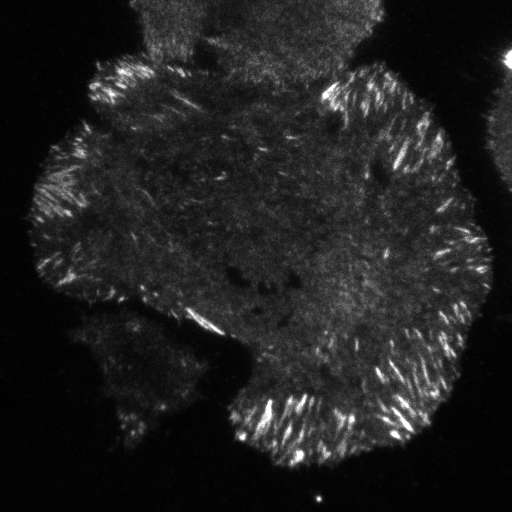
#> input picture HeLa WT 23pN vinculin n2.tif, 512 x 512 px
$ jupyter execute FA_analysis_code.ipynb
#> lines starting #> are read from the running program, lines starting #| are printed output that depends on the picture; after the words box and inside, x2 and y2 are one past the last pixel; in counts of white or black regions, pixels touching at a corner belong together
[cell 1]
import cv2
import numpy as np
import matplotlib.pyplot as plt

[cell 2]
# Set the name of the image in the directory to be read
image_name = "HeLa WT 23pN vinculin n2.tif"

img = cv2.imread(image_name)
#> img is the input picture: shape (512, 512, 3); min 0, max 255, mean 31.9

# If the image is in RGB format, we need to convert to greyscale
# We can do this by either selecting one of the image channels, or
# using opencv's convert to greyscale function

img2 = img[:, :, 1]

[cell 3]
# First step is to apply gaussian blurring
blur = cv2.bilateralFilter(img2, 9, 75, 75)

[cell 4]
# Next we will apply global thresholding based on the histogram of the data
counts, vals = np.histogram(img2, bins=range(256))
#> counts = 255 values, max 22542 at index 3, min 3 at index 246, mean 1028; vals = 256 values from 0 to 255

plt.plot(range(0, 255), counts)
plt.title('Grayscale image histogram')
plt.xlabel('Pixel intensity')
plt.ylabel('Count')
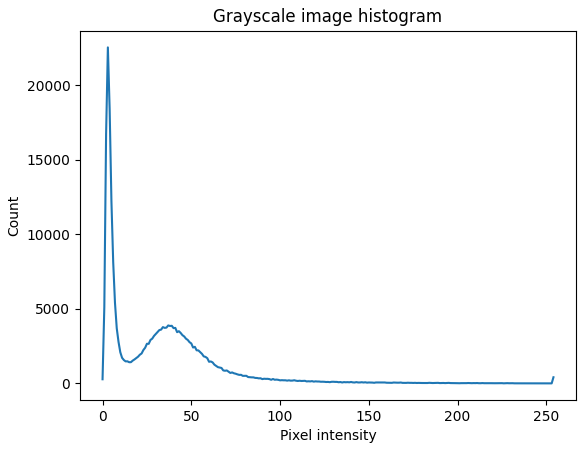
#> figure drawn by matplotlib, 1 panel; curve peaks at x = 3, y = 22542

[cell 5]
# User should input the desired intensity range the focal adhesions will be calculated on
# The range is from 0 to 255


lower_intensity = 80
upper_intensity = 255

# Applying our global threshold
__, thresh = cv2.threshold(blur, lower_intensity, upper_intensity, cv2.THRESH_BINARY)
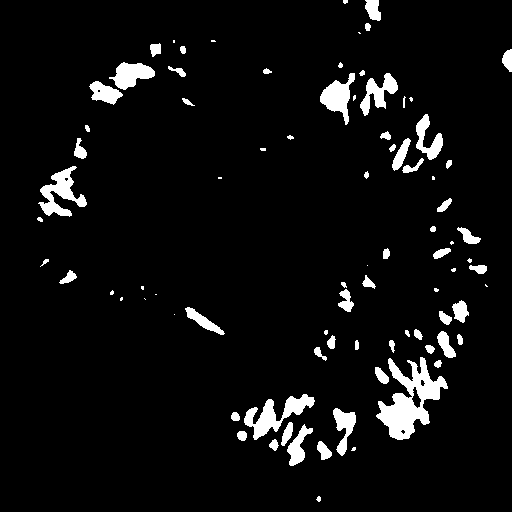
#> thresh: shape (512, 512); 5.5% white; 85 white regions (23 under 20 px), largest, box (x1, y1, x2, y2) and area: (376, 357, 448, 440) 2586, (244, 394, 315, 440) 1196, (38, 166, 87, 217) 1054

[cell 6]
# First input is image
# Second input is minval
# Third argument is maxvalue
# Fourth argument is aperture_size, aka size of
# the Sobel kernel used for finding image gradients
# aka edge detection. Default is 3
# Last argument is L2gradient which specifies the equation for finding gradient magnitude
# By default, it is false


# User should input the desired intensity range the focal adhesions will be calculated on
# The range is from 0 to 255


lower_intensity = 80
upper_intensity = 255

edges = cv2.Canny(thresh, lower_intensity, upper_intensity)
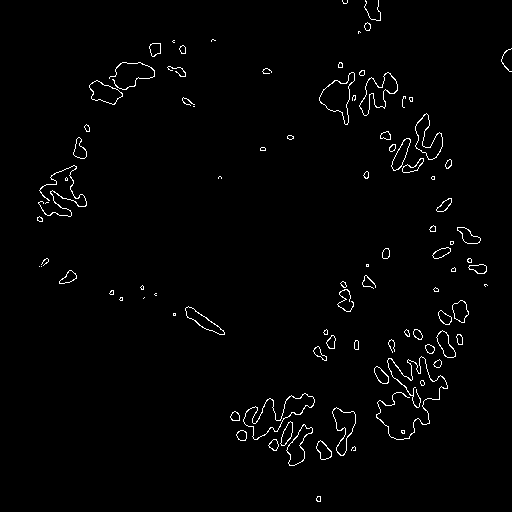
#> edges: shape (512, 512); 1.6% white in thin lines or dots

# Now we want to plot the original image and the image using the canny edge detection method

plt.subplot(121),plt.imshow(img2,cmap = 'gray')
plt.title('Original Image'), plt.xticks([]), plt.yticks([])
plt.subplot(122),plt.imshow(edges,cmap = 'gray')
plt.title('Canny Edge Image'), plt.xticks([]), plt.yticks([])
plt.show()
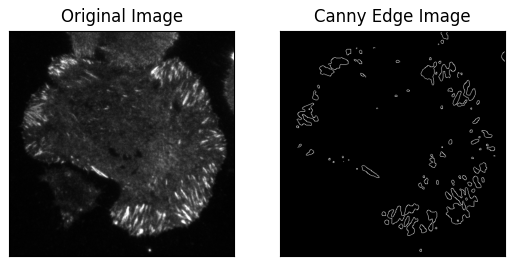
#> figure drawn by matplotlib, 2 panels

[cell 7]
# Now we want to find the contours for the focal adhesions
# cv2.findContour parameters are
# cv2.findContour(image, mode, method)
contours, hierarchy = cv2.findContours(edges, cv2.RETR_EXTERNAL, cv2.CHAIN_APPROX_SIMPLE)
#> contours = 92 contours, 45 with area under 20; largest, box (x1, y1, x2, y2) and area: (243, 393, 315, 440) 1218, (319, 72, 355, 125) 822, (359, 72, 398, 116) 696, (415, 113, 443, 160) 562, (332, 407, 356, 456) 546

[cell 8]
# Check to see how many focal adhesions are identified

objects = str(len(contours))
#> objects = '92'
len(contours)
#> Out = 92

[cell 9]
text = "Obj:" + str(objects)
#> text = 'Obj:92'
cv2.putText(edges, text, (10, 25), cv2.FONT_HERSHEY_SIMPLEX, 0.4, (240, 0, 159), 1)
#> edges: shape (512, 512); 0.04% of pixels changed, all inside (x1, y1, x2, y2) = (11, 16, 50, 29)

[cell 10]
# Create an array with the areas
# This area will be area in terms of pixel size. To get physical area
# Set the variable area to the conversion from pixels squared to area squared.

num_contours = len(contours)
#> num_contours = 92
area = np.zeros((num_contours,1))
#> area = 92 values from 0 to 0
for i in range(num_contours):
    area[i] = cv2.contourArea(contours[i])
#> after the loop, area = 92 values, max 1217.5 at index 10, min 0 at index 29, mean 98.1

area = area * 0.0256
#> area = 92 values, max 31.17 at index 10, min 0 at index 29, mean 2.51

[cell 11]
# Output the contour image to a directory
img3 = cv2.drawContours(img, contours, -1, (255, 0, 0), 1)
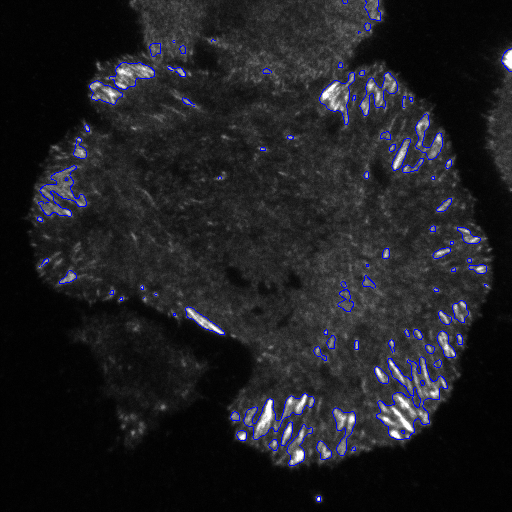
#> img3: shape (512, 512, 3); mean B, G, R 34.5, 30.7, 30.7

# Input path to where the image should be saved
contour_filename= ''

cv2.imwrite(contour_filename, img3)
#> Out = True

[cell 12]
# Output the canny edge detection image to a directory
# Input path to where the image should be saved

canny_edge_filename = ''
cv2.imwrite(canny_edge_filename, edges)
#> Out = True

$ run again, with HeLa WT 12pN vinculin n2.tif copied over HeLa WT 23pN vinculin n2.tif
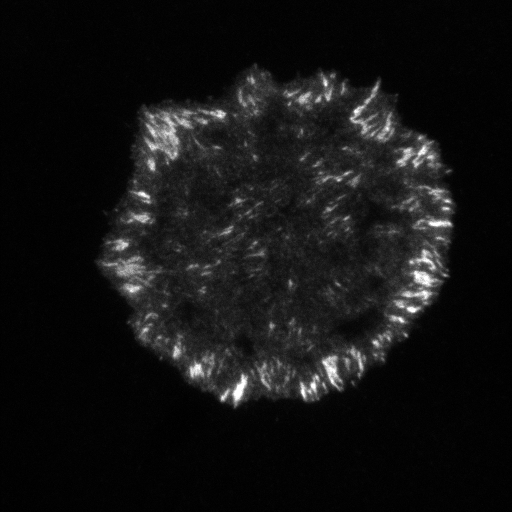
#> input picture HeLa WT 12pN vinculin n2.tif, 512 x 512 px
#> img is the input picture: shape (512, 512, 3); min 0, max 255, mean 19
#> counts = 255 values, max 49488 at index 2, min 7 at index 233, mean 1028; vals = 256 values from 0 to 255
#> `__, thresh = cv2.threshold(blur, lower_intensity, upper_intensity, cv2..`:
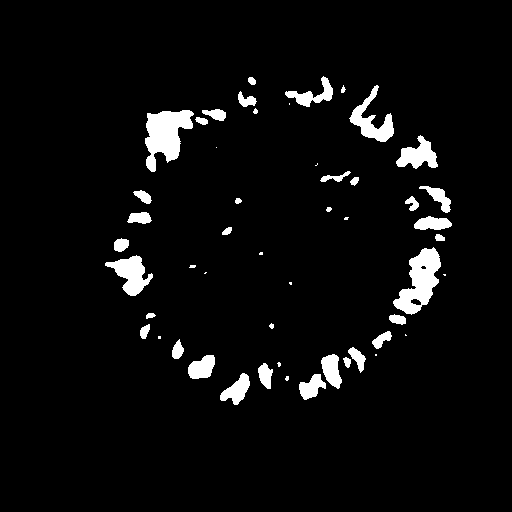
#> thresh: shape (512, 512); 4.6% white; 51 white regions (14 under 20 px), largest, box (x1, y1, x2, y2) and area: (145, 110, 194, 172) 1780, (393, 247, 441, 315) 1657, (105, 255, 153, 296) 953
#> contours = 53 contours, 22 with area under 20; largest, box (x1, y1, x2, y2) and area: (392, 247, 441, 315) 1730, (104, 255, 153, 296) 965, (395, 135, 438, 169) 767, (219, 372, 250, 405) 496, (320, 353, 342, 389) 473
#> objects = '53'
#> `len(contours)`: Out = 53
#> text = 'Obj:53'
#> num_contours = 53
#> after the loop `for i in range(num_contours):`: area = 53 values, max 1730 at index 25, min 0 at index 18, mean 159.5
#> `area = area * 0.0256`: area = 53 values, max 44.29 at index 25, min 0 at index 18, mean 4.08
#> `img3 = cv2.drawContours(img, contours, -1, (255, 0, 0), 1)`:
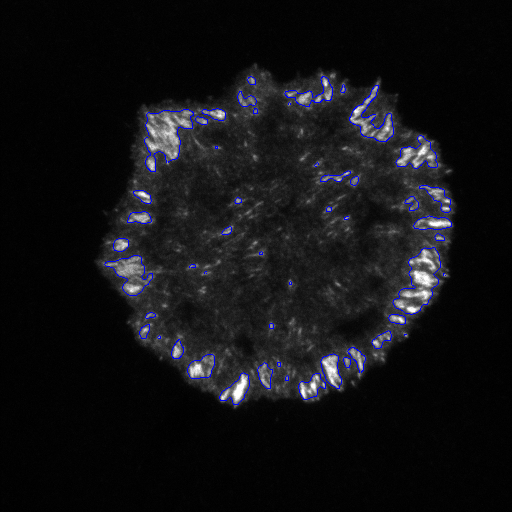
#> img3: shape (512, 512, 3); mean B, G, R 20.8, 18.2, 18.2
#> `cv2.imwrite(contour_filename, img3)`: Out = True

$ run again, with HeLa WT 33pN vinculin n2.tif copied over HeLa WT 23pN vinculin n2.tif
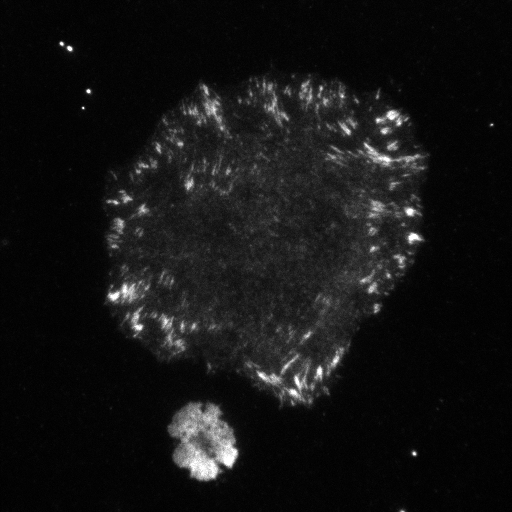
#> input picture HeLa WT 33pN vinculin n2.tif, 512 x 512 px
#> img is the input picture: shape (512, 512, 3); min 0, max 255, mean 19.5
#> counts = 255 values, max 37788 at index 4, min 10 at index 239, mean 1028; vals = 256 values from 0 to 255
#> `__, thresh = cv2.threshold(blur, lower_intensity, upper_intensity, cv2..`:
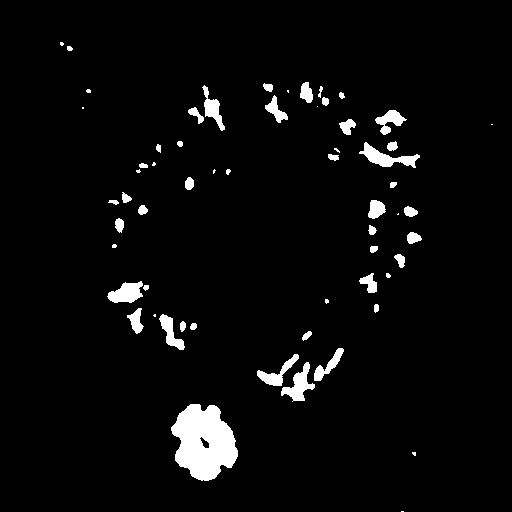
#> thresh: shape (512, 512); 3.9% white; 60 white regions (16 under 20 px), largest, box (x1, y1, x2, y2) and area: (171, 404, 238, 481) 3546, (359, 142, 420, 168) 597, (281, 362, 315, 402) 555
#> contours = 61 contours, 25 with area under 20; largest, box (x1, y1, x2, y2) and area: (170, 403, 238, 481) 3608, (359, 142, 420, 168) 608, (280, 361, 315, 402) 551, (107, 281, 143, 303) 514, (256, 353, 299, 386) 426
#> objects = '61'
#> `len(contours)`: Out = 61
#> text = 'Obj:61'
#> num_contours = 61
#> after the loop `for i in range(num_contours):`: area = 61 values, max 3607.5 at index 2, min 0 at index 0, mean 152.9
#> `area = area * 0.0256`: area = 61 values, max 92.35 at index 2, min 0 at index 0, mean 3.91
#> `img3 = cv2.drawContours(img, contours, -1, (255, 0, 0), 1)`:
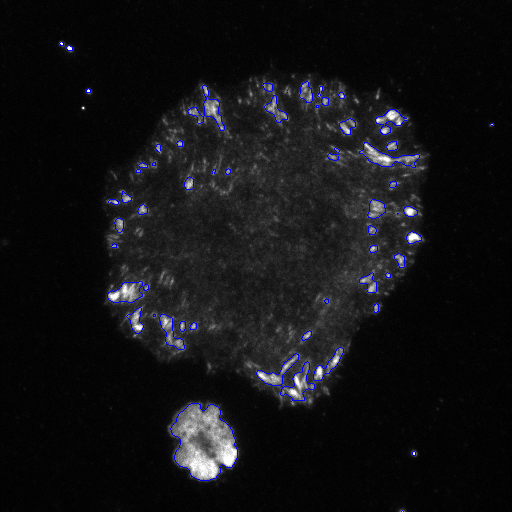
#> img3: shape (512, 512, 3); mean B, G, R 21, 18.7, 18.7
#> `cv2.imwrite(contour_filename, img3)`: Out = True
